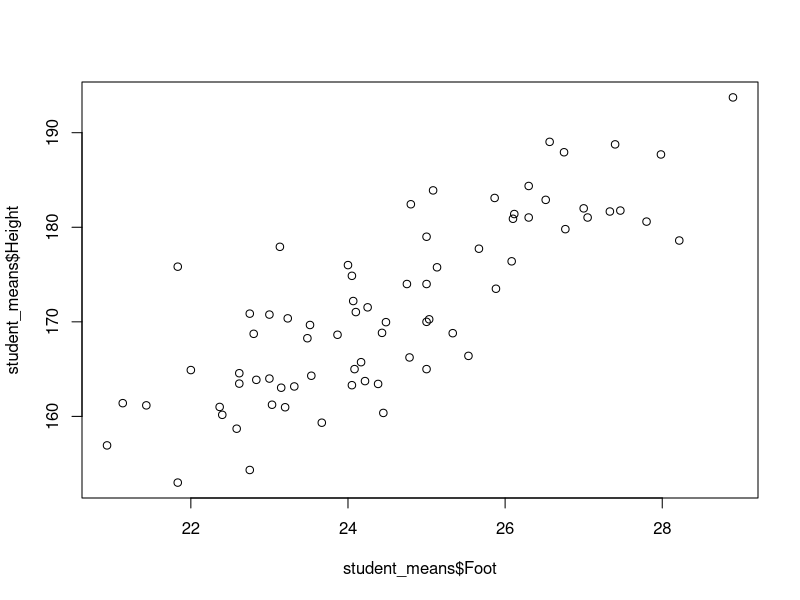
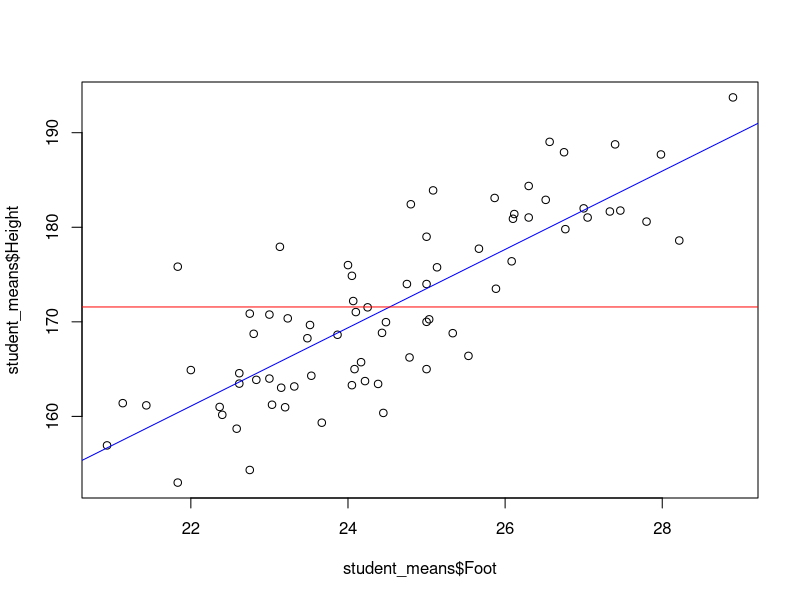
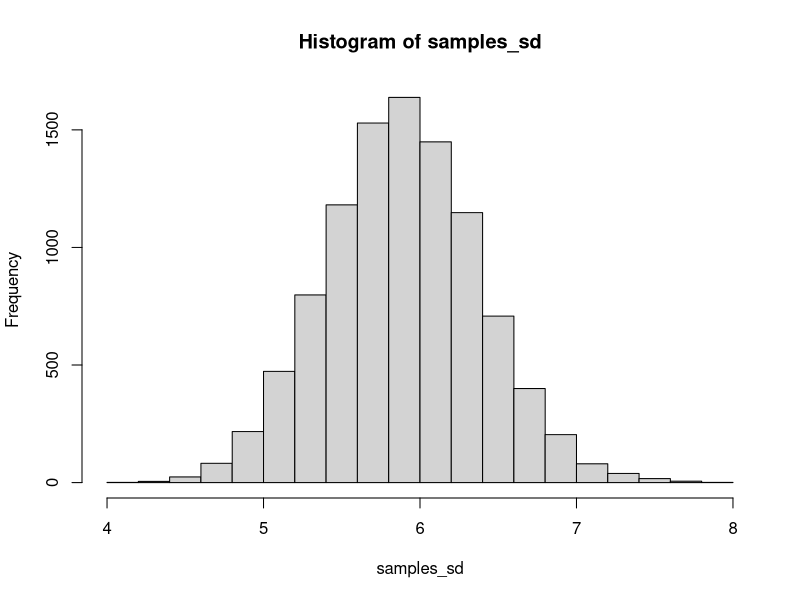
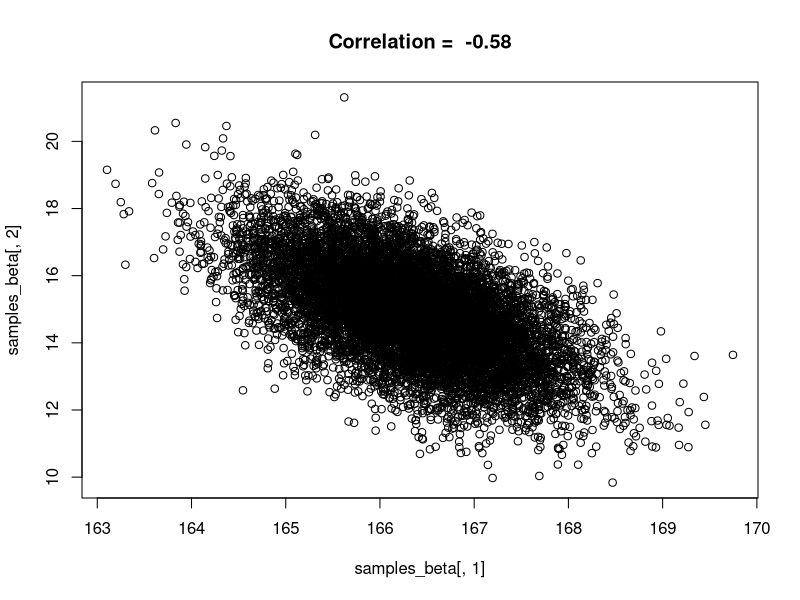
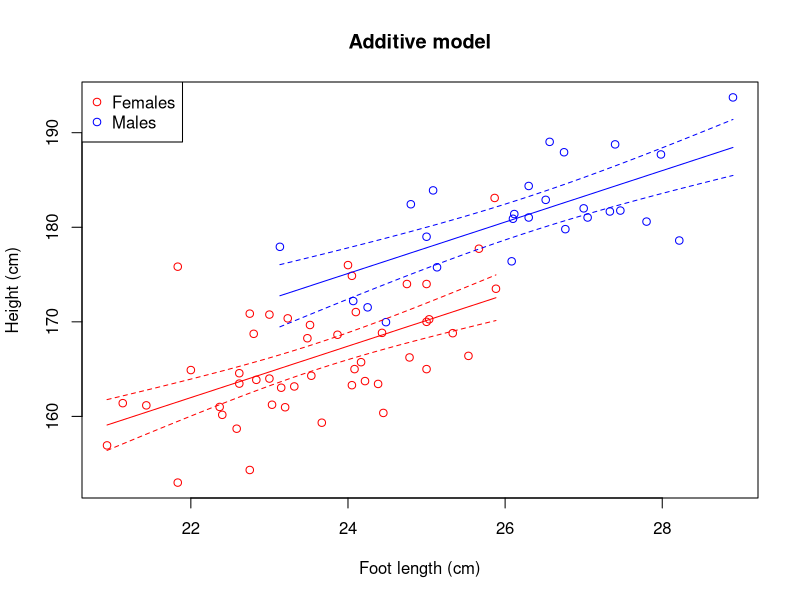
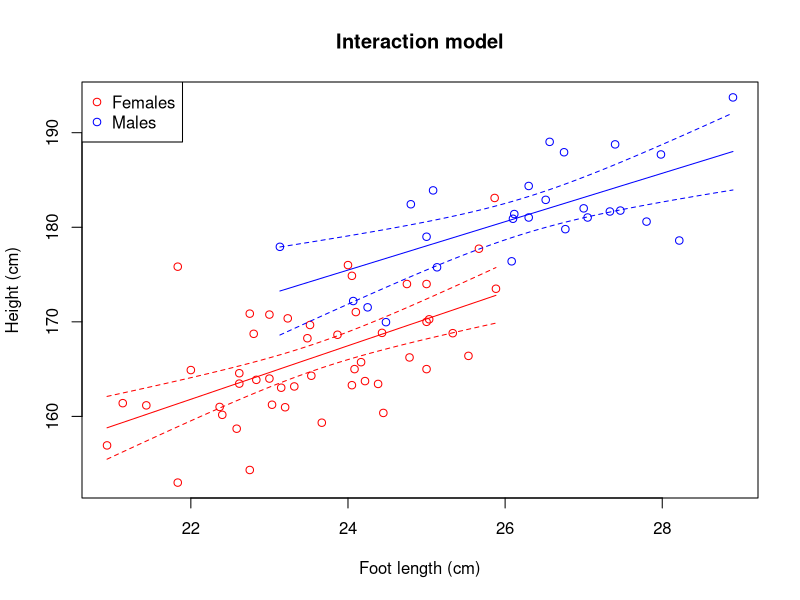

Write the R code that produced these figures, in order.
## ---- chunk 1
knitr::opts_chunk$set(echo = TRUE)
## ---- chunk 2
student_means = read.csv("student_means.csv")
head(student_means)
#summary(student_means)
## ---- chunk 3
plot(student_means$Foot, student_means$Height)
## ---- chunk 4
plot(student_means$Height ~ student_means$Foot) # An alternative way of plotting
lin_reg = lm(Height ~ 1 + Foot, data = student_means) # lm() is a function for fitting a linear model with normal residuals
abline(lin_reg, col="blue")
abline(h = mean(student_means$Height), col="red")
## ---- chunk 5
n = 100
beta_0 = 170
sigma = 5

epsilon = rnorm(n, mean=0, sd=sigma)
height = beta_0 + epsilon

# or just

height = rnorm(n, mean=beta_0, sd=sigma)
## ---- chunk 6
fit_1 = lm(Height ~ 1, data = student_means)
## ---- chunk 7
summary(fit_1)
## ---- chunk 8
#mean(student_means$Height[student_means$Sex=="female"])
#sd(student_means$Height[student_means$Sex=="female"])

#with(student_means[student_means$Sex=="male",], mean(Height))
#with(student_means[student_means$Sex=="male",], sd(Height))

(means = tapply(student_means$Height, list(student_means$Sex), mean))
(SDs = tapply(student_means$Height, list(student_means$Sex), sd))
## ---- chunk 9
(SEs = SDs/sqrt(table(student_means$Sex)))
## ---- chunk 10
means[1] + c(-2,2)*SEs[1]
## ---- chunk 11
means[2] + c(-2,2)*SEs[2]
## ---- chunk 12
fit_F = lm(Height ~ 1, data = student_means, subset = Sex=="female")
summary(fit_F)
confint(fit_F)
## ---- chunk 13
fit_M = lm(Height ~ 1, data = student_means, subset = Sex=="male")
summary(fit_M)
confint(fit_M)
## ---- chunk 14
fit_Sex = lm(Height ~ Sex, data = student_means)
summary(fit_Sex)
## ---- chunk 15
fit_Sex_no_int = lm(Height ~ -1 + Sex, data = student_means)
summary(fit_Sex_no_int)
## ---- chunk 16
PredData = data.frame(Sex = c("female", "male"))
## ---- chunk 17
(Predictions = predict(fit_Sex, newdata = PredData, interval = "confidence"))
## ---- chunk 18
(Predictions = predict(fit_Sex, newdata = PredData, interval = "prediction"))
## ---- chunk 19
n_iter = 10000 # Number of iterations
beta = fit_Sex$coef # The parameters in the fixed part of the model (to see what the model object contains, use `str(fit_Sex)`)
res_sd = summary(fit_Sex)$sigma # Estimated residual standard deviation
Sex = student_means$Sex
n = length(Sex)  # Sample size

samples_beta = matrix(nrow=n_iter, ncol=2)  # Empty matrix for storing resampled beta-estimates
for(i in 1:n_iter){
  fixed = ifelse(fit_Sex$model$Sex=="female", beta[1], sum(beta))
  random = rnorm(n, 0, res_sd)
  y = fixed + random
  refit = lm(y ~ Sex)
  samples_beta[i,] = refit$coef
}
## ---- chunk 20
quantile(samples_beta[,1], prob=c(0.025, 0.975)) # The 2.5% and 97.5% quantiles of beta0 (mean height of females)
## ---- chunk 21
quantile(samples_beta[,1] + samples_beta[,2], prob=c(0.025, 0.975)) # same for males
## ---- chunk 22
n_iter = 10000 # Number of iterations
Y = simulate(fit_Sex, nsim = n_iter)

samples_sd = rep(NA,n_iter)  # Empty vectors for storing results
for(i in 1:n_iter){
  refit = lm(Y[,i] ~ student_means$Sex)
  samples_sd[i] = sd(refit$residuals)
}
(CI_sd = quantile(samples_sd, prob=c(0.025, 0.975)))
## ---- chunk 23
hist(samples_sd, 20)
## ---- chunk 24
n_iter = 10000 # Number of iterations
n = nrow(student_means)

samples_males_vs_females = rep(NA,n_iter)  # Empty vectors for storing results
for(i in 1:n_iter){
  resamp_rows = sample(1:n, n, replace = TRUE)
  resamp_data = student_means[resamp_rows,]
  resamp_means = tapply(resamp_data$Height, list(resamp_data$Sex), mean)
  samples_males_vs_females[i] = (resamp_means["male"]/resamp_means["female"] - 1)*100
}
(mean_samples_males_vs_females = mean(samples_males_vs_females))
(CI_samples_males_vs_females = quantile(samples_males_vs_females, prob=c(0.025, 0.975)))
## ---- chunk 25
(table = summary(fit_Sex)$coef)
## ---- chunk 26
plot(samples_beta[,1], samples_beta[,2])
correlation = cor(samples_beta[,1], samples_beta[,2])
title(paste("Correlation = ", round(correlation,2)))
## ---- chunk 27
(vcov_lm = vcov(fit_Sex))
## ---- chunk 28
(vcov_boot = var(samples_beta))
## ---- chunk 29
sqrt(diag(vcov_lm))
## ---- chunk 30
cov2cor(vcov_lm)
## ---- chunk 31
fit_Foot = lm(Height ~ Foot, data = student_means)
## ---- chunk 32
fit_Sex_Foot = lm(Height ~ Sex + Foot, data = student_means)
summary(fit_Sex_Foot)
## ---- chunk 33
mu_F = mean(student_means$Foot[student_means$Sex=="female"])
fit_Sex_Foot = lm(Height ~ Sex + I(Foot-mu_F), data = student_means)
summary(fit_Sex_Foot)
## ---- chunk 34
model_fit = fit_Sex_Foot
Title = "Additive model"
x_range_F = range(student_means$Foot[student_means$Sex=="female"])
x_range_M = range(student_means$Foot[student_means$Sex=="male"])
pred_data_F = data.frame(Sex = "female", Foot = seq(x_range_F[1], x_range_F[2], length.out = 50))
pred_data_M = data.frame(Sex = "male", Foot = seq(x_range_M[1], x_range_M[2], length.out = 50))
pred_data = rbind(pred_data_F, pred_data_M)
pred = predict(model_fit, pred_data, interval = "confidence")
pred = cbind(pred_data, pred)

plot(Height ~ Foot,
     data = student_means,
     type="p",
     xlab="Foot length (cm)",
     ylab = "Height (cm)",
     col = ifelse(Sex=="female", "red", "blue")
)
lines(fit ~ Foot, data = pred, subset = Sex=="female", col="red")
lines(lwr ~ Foot, data = pred, subset = Sex=="female", col="red", lty=2)
lines(upr ~ Foot, data = pred, subset = Sex=="female", col="red", lty=2)
lines(fit ~ Foot, data = pred, subset = Sex=="male", col="blue")
lines(lwr ~ Foot, data = pred, subset = Sex=="male", col="blue", lty=2)
lines(upr ~ Foot, data = pred, subset = Sex=="male", col="blue", lty=2)
legend("topleft", legend=c("Females", "Males"), pch=c(1,1), col = c("red", "blue"))
title(Title)
## ---- chunk 35
fit_Sex_Foot_interaction = lm(Height ~ Sex*Foot, data = student_means)
summary(fit_Sex_Foot_interaction)
## ---- chunk 36
# This chunk is not printed because I have used echo = FALSE. Below, I have made the plot in a slightly different (but equivalent) way than above. In earlier versions of R, the 'data' and 'subset' arguments were not available in the 'plot' function. Hence, the 'with' function was convenient. There are often many ways to do the same thing in R and which way to use is partly a matter of taste - pick a way that you understand and is tidy and transparent (easier to avoid mistakes)

model_fit = fit_Sex_Foot_interaction
Title = "Interaction model"
x_range_F = range(student_means$Foot[student_means$Sex=="female"])
x_range_M = range(student_means$Foot[student_means$Sex=="male"])
pred_data_F = data.frame(Sex = "female", Foot = seq(x_range_F[1], x_range_F[2], length.out = 50))
pred_data_M = data.frame(Sex = "male", Foot = seq(x_range_M[1], x_range_M[2], length.out = 50))
pred_data = rbind(pred_data_F, pred_data_M)
pred = predict(model_fit, pred_data, interval = "confidence")
pred = cbind(pred_data, pred)

with(student_means,
     plot(Foot, Height, type="n", xlab="Foot length (cm)", ylab = "Height (cm)")
     )
with(student_means, points(Foot, Height, col=ifelse(Sex=="female", "red", "blue")))
with(pred[pred$Sex=="female",], lines(Foot, fit, col="red"))
with(pred[pred$Sex=="female",], lines(Foot, lwr, col="red", lty=2))
with(pred[pred$Sex=="female",], lines(Foot, upr, col="red", lty=2))
with(pred[pred$Sex=="male",], lines(Foot, fit, col="blue"))
with(pred[pred$Sex=="male",], lines(Foot, lwr, col="blue", lty=2))
with(pred[pred$Sex=="male",], lines(Foot, upr, col="blue", lty=2))
legend("topleft", legend=c("Females", "Males"), pch=c(1,1), col = c("red", "blue"))
title(Title)
## ---- chunk 37
var_res = var(residuals(fit_Sex_Foot_interaction))
var_pred = var(fitted(fit_Sex_Foot_interaction))
var_tot = var_res + var_pred
var_pred/var_tot # (var_tot - var_res)/var_tot 
## ---- chunk 38
var_res = var(residuals(fit_Sex_Foot_interaction))
var_tot = var(residuals(fit_1)) # = var(student_means$Height)
(var_tot - var_res)/var_tot # = 1-var_res/var_tot 
